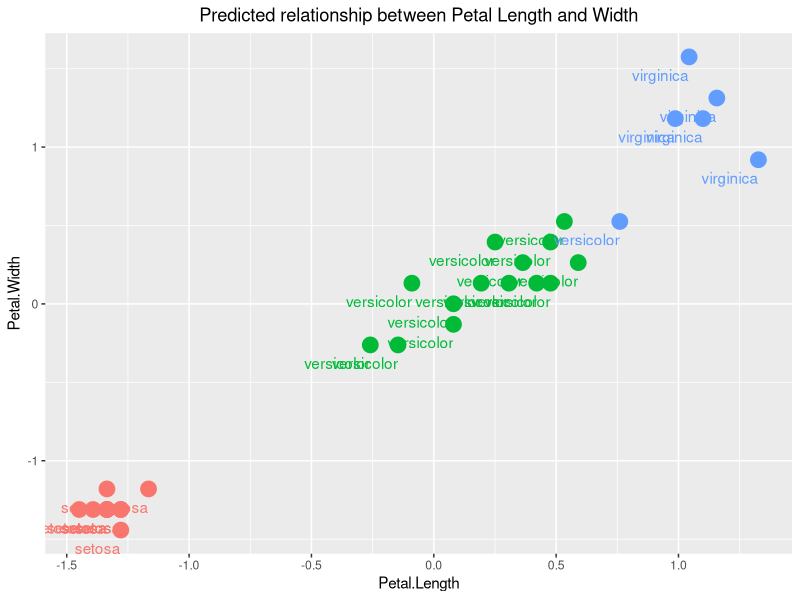
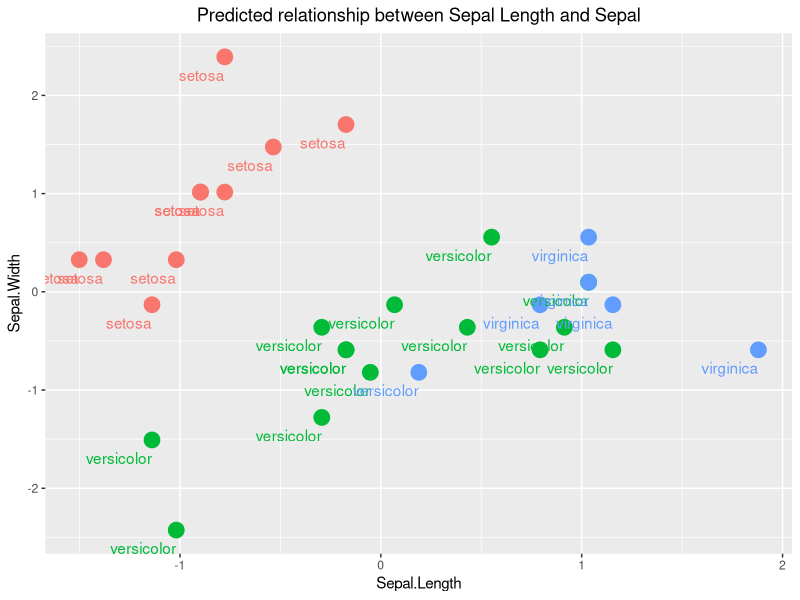

These figures' R source, in order:
df <- iris

row_labels <- df[,5]

# Encoding Target Feature as Factor
df$Species <- as.numeric(df$Species)


# Scaling
df[,c("Sepal.Length","Sepal.Width","Petal.Length","Petal.Width")] <- scale(
  df[,c("Sepal.Length","Sepal.Width","Petal.Length","Petal.Width")])

# Train/Test Split (80/20)
set.seed(123)

size <- floor(0.8 * nrow(df))

train_ind <- sample(seq_len(nrow(df)), size = size)

# Training Label
train_labels <- df[train_ind, 5]

# Testing Label 
test_labels <- row_labels[-train_ind]

# Training Data
data_train <- df[train_ind,1:4]

# Testing Data 
data_test <- df[-train_ind,1:4]

# Fit KNN Model
library(class)

predictions <- knn(train = data_train,
                   test = data_test,
                   cl = train_labels,
                   k= 11)

# Plotting Values 
plot_predictions <- data.frame(
  data_test$Sepal.Length,
  data_test$Sepal.Width,
  data_test$Petal.Length,
  data_test$Petal.Width,
  predicted = predictions)

# REnaming Columns
colnames(plot_predictions) <- c("Sepal.Length",
                                "Sepal.Width",
                                "Petal.Length",
                                "Petal.Width",
                                'predicted')

library(ggplot2)
library(plyr)
require(gridExtra)


ggplot(plot_predictions, aes(Petal.Length, Petal.Width, color = predicted, fill = predicted)) + 
  geom_point(size = 5) + 
  geom_text(aes(label=test_labels),hjust=1, vjust=2) +
  ggtitle("Predicted relationship between Petal Length and Width") +
  theme(plot.title = element_text(hjust = 0.5)) +
  theme(legend.position = "none")


ggplot(plot_predictions, aes(Sepal.Length, Sepal.Width, color = predicted, fill = predicted)) + 
  geom_point(size = 5) + 
  geom_text(aes(label=test_labels),hjust=1, vjust=2) +
  ggtitle("Predicted relationship between Sepal Length and Sepal") +
  theme(plot.title = element_text(hjust = 0.5)) +
  theme(legend.position = "none")
